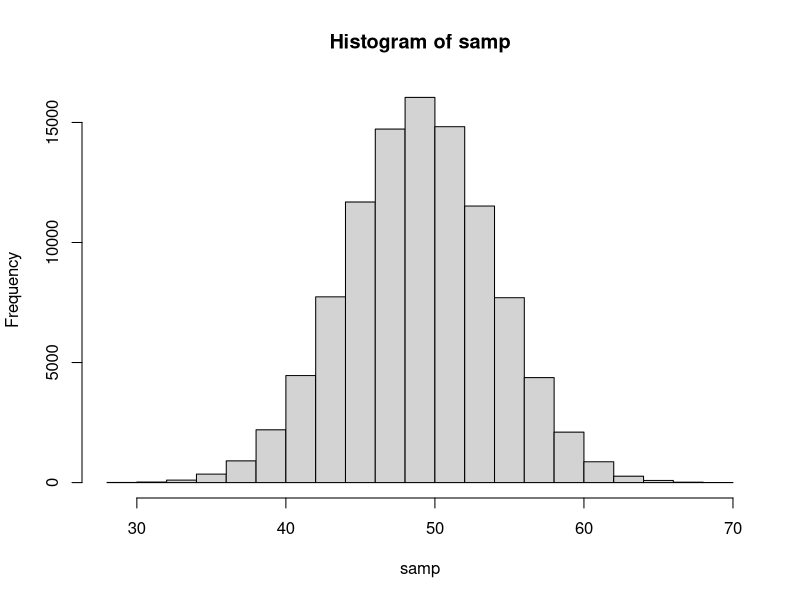
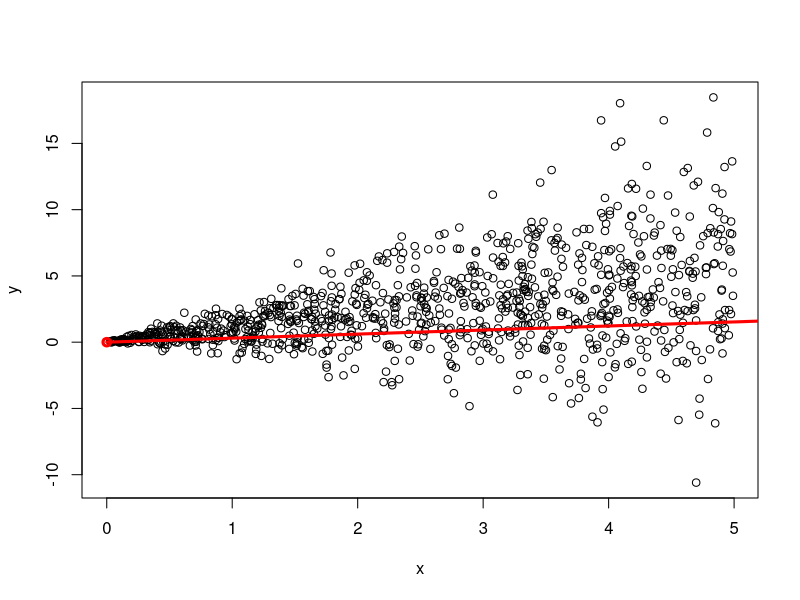

Source code (R) for these figures, in order:
## ---- chunk 1
1 - sum(mapply(function(x) dbinom(x, 7, 0.5), c(4:7)))
## ---- chunk 2
1 - pnorm((16 / 25 - 0.5) / sqrt(.25 / 25))
## ---- chunk 3
find_changes <- function(l) {
  sum(
    mapply(
      function(x, y) (x + y) %% 2,
      l[2:length(l)], l[1:length(l) - 1]
    )
  )
}
samp <- mapply(
  function(x) find_changes(l <- round(runif(100, 0, 1))),
  c(1:100000)
)
hist(samp)
mean(samp)
var(samp)
1 - pnorm(42, mean(samp), var(samp))
## ---- chunk 4
t <- 275 / 295
t - 1.96 * sqrt(t * (1 - t) / 295)
t + 1.96 * sqrt(t * (1 - t) / 295)

t <- 160 / 205
t - 1.96 * sqrt(t * (1 - t) / 295)
t + 1.96 * sqrt(t * (1 - t) / 295)
## ---- chunk 5
1 - (pbinom(58, 100, 0.5) - pbinom(42, 100, 0.5))
## ---- chunk 6
epsilon <- function(x) rnorm(1, 0, x)[1]
x <- runif(1000, 0, 5)
y <- mapply(function(x) x + epsilon(x), x)
betha <- sum(x / y) / 1000
x2 <- c(0, 10)
y2 <- betha * x2
plot(x, y)
lines(x2, y2, type = "o", col = "red", lwd = 3)
